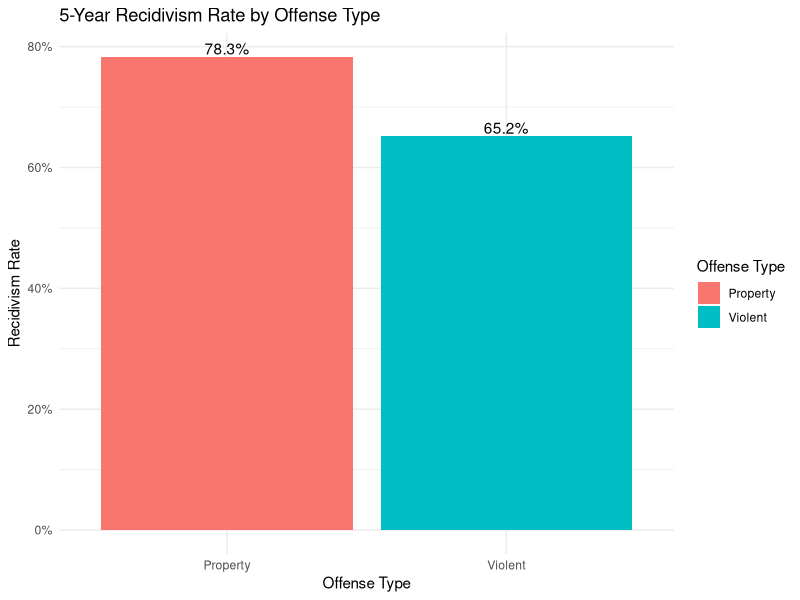
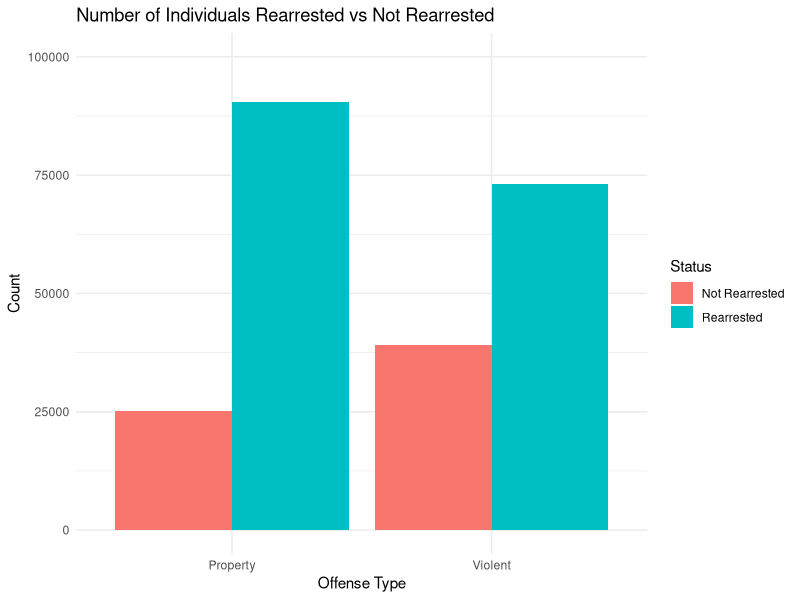

The R script that drew these images, in order:
## ---- chunk 1
knitr::opts_chunk$set(echo = TRUE, highlight=FALSE)
## ---- chunk 2
library(tidyverse)

df <- read.csv("recidivismdata.csv")

# add total rearrested and not_rearrested columns
df$rearrested <- round(df$n * df$recid_rate)
df$not_rearrested <- round(df$n - df$rearrested)


## ---- chunk 3
# numerical summaries
summary_df <- data.frame(
  Offense = df$offense,
  Arrested = df$n,
  Rearrested = df$rearrested,
  Not_Rearrested = df$not_rearrested,
  Recidivism_Rate = round(df$recid_rate * 100, 1)
)

summary_df

# comparison numerical summary
comparison_df <- data.frame(
  Measure = c("Difference (Property - Violent)", "Ratio (Property / Violent)"),
  Value = c(
    paste0(
      round(
        (df$recid_rate[df$offense == "Property"] - 
         df$recid_rate[df$offense == "Violent"]) * 100, 1
      ), "%"
    ),
    round(
      df$recid_rate[df$offense == "Property"] / 
      df$recid_rate[df$offense == "Violent"], 3
    )
  )
)

comparison_df


# graph of rates
ggplot(df, aes(x=offense, y=recid_rate, fill=offense))+
  geom_bar(stat="identity")+
  geom_text(aes(label=scales::percent(recid_rate, accuracy=.1)), vjust=-.2) +
  scale_y_continuous(labels = scales::percent)+
  labs(
    title="5-Year Recidivism Rate by Offense Type",
    x = "Offense Type",
    y = "Recidivism Rate",
    fill = "Offense Type"
  )+
  theme_minimal()

# graph of counts
df_long <- data.frame(
  offense = c("Violent", "Violent", "Property", "Property"),
  status = c("Rearrested", "Not Rearrested", "Rearrested", "Not Rearrested"),
  count = c(
    df$rearrested[df$offense == "Violent"],
    df$not_rearrested[df$offense == "Violent"],
    df$rearrested[df$offense == "Property"],
    df$not_rearrested[df$offense == "Property"]
  )
)

ggplot(df_long, aes(x = offense, y = count, fill = status)) +
  geom_bar(stat = "identity", position = "dodge") +
  labs(
    title = "Number of Individuals Rearrested vs Not Rearrested",
    x = "Offense Type",
    y = "Count",
    fill = "Status"
  ) +
  ylim(0,100000)+
  theme_minimal()
## ---- chunk 4
## R code to conduct the test in part 2.
## This R code will be printed in the PDF.
## Remove the ## before all code.
